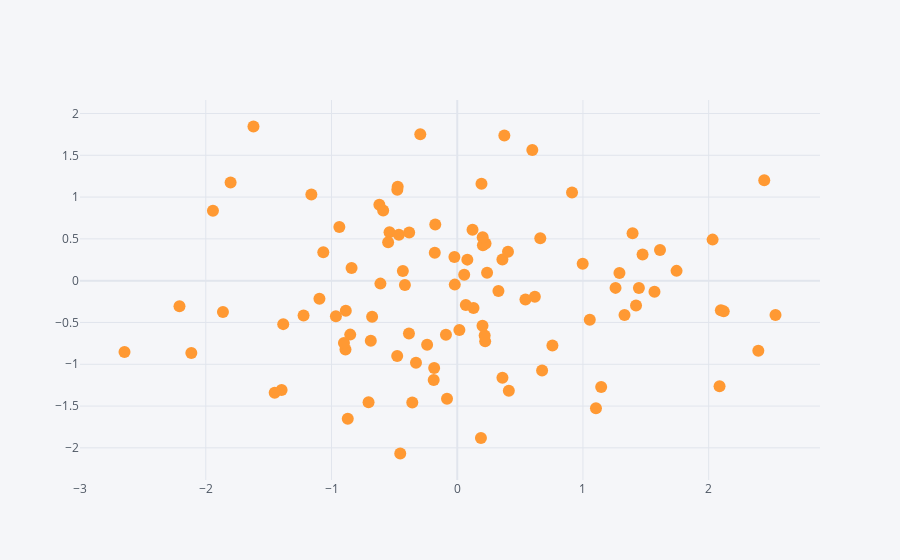

The notebook cell saved with this chart:
### Code cell
df.iplot(kind='scatter',x='a',y='b',mode='markers')
